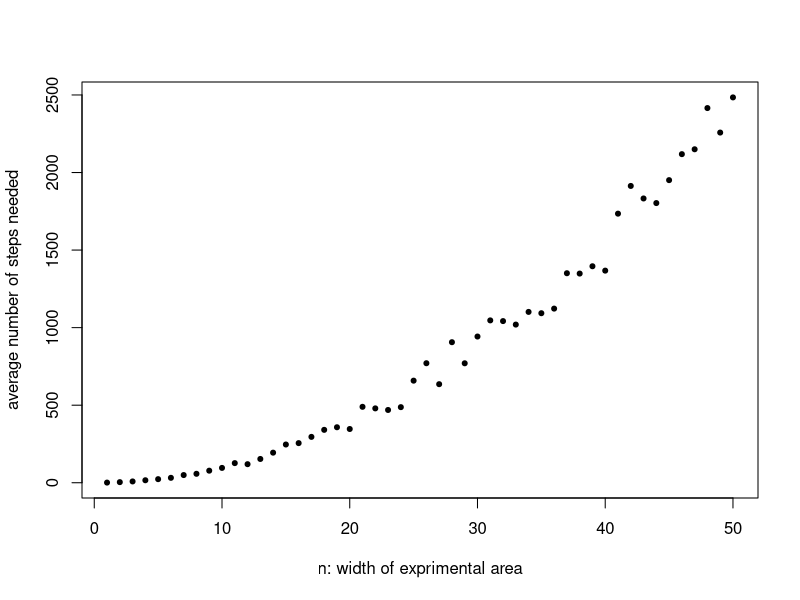

Write the R code that produced this figure.
rand_walk <- function(nmax) {
    pos = 0
    steps = 0
    while (pos < nmax && pos > -nmax){
        step = sample(0:1,1) *2 -1
        pos = pos + step
        steps = steps +1
    }

    return(steps)
}

dist_rand_walk <- function(n){

    num_tests = 100
    res = 1:num_tests
    for (i in 1:num_tests) {
        res[i] = rand_walk(n)
    }

    return(res)
}

nset = 1:50
means = 1:max(nset)
for (i in nset){
    means[i] = mean(dist_rand_walk(i))
    print(i)
}
png('ex2.png')
plot(nset, means, xlab='n: width of exprimental area', ylab='average number of steps needed', pch=20, cex=1)
